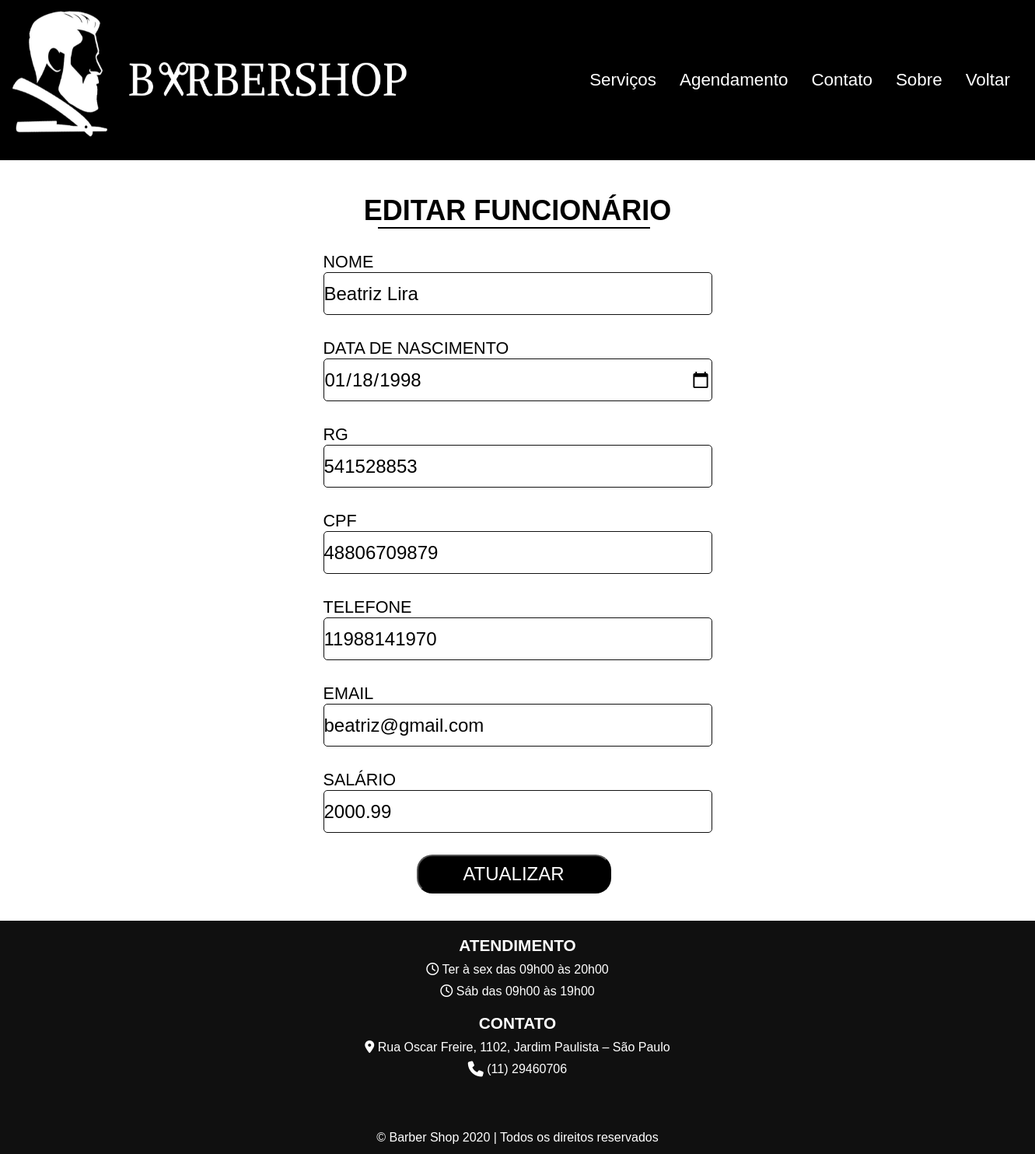
Page /crud/editarfuncionario.php?idFuncionario=10 on the committed database.
### tables this page shows
CREATE TABLE IF NOT EXISTS `tb_funcionario` (
  `idFuncionario` int(11) NOT NULL AUTO_INCREMENT,
  `idProprietario` int(11) NOT NULL,
  `nome` varchar(45) NOT NULL,
  `rg` varchar(10) NOT NULL,
  `cpf` bigint(11) NOT NULL,
  `dataNascimento` date NOT NULL,
  `telefone` bigint(11) NOT NULL,
  `salario` double NOT NULL,
  `email_funcionario` varchar(255) NOT NULL,
  `senha_funcionario` varchar(32) NOT NULL,
  PRIMARY KEY (`idFuncionario`),
  KEY `idProprietarioFK` (`idProprietario`)
);

### crud/editarfuncionario.php (the view, shortened to what this page needs)
<?php
require_once '../crud/conexaoDB.php';
if(isset($_GET['idFuncionario'])){
    $idFuncionario = mysqli_escape_string($conexao, $_GET['idFuncionario']);
    $sql = "SELECT * FROM tb_funcionario WHERE idFuncionario = '$idFuncionario'";
    $result = mysqli_query($conexao, $sql);
    $dados = mysqli_fetch_array($result);
}
?>
<!DOCTYPE html>
<html lang="pt-br">
<head>
    <link rel="stylesheet" href="../css/cadastrologin.css">
</head>
<body>
    <header>
        <a href="../index.php"><img src="../img/banner.png" alt="Barber Shop"></a>
        <nav>
           <ul>
               <a href="../servicos-agendamento/servicos.php"><li>Serviços</li></a>
               <a href="../servicos-agendamento/agendamento.php"><li>Agendamento</li></a>
               <a href="../index.php"><li>Contato</li></a>
               <a href="../index.php"><li>Sobre</li></a>
               <a href="../perfis/perfilproprietario.php"><li>Voltar</li></a>
           </ul>
       </nav>
</header>
<section>
   <form method="POST" action="../crud/update-funcionario.php">
    <h2>Editar Funcionário</h2>
    <hr style="width: 350px; margin-left: 70px"><br>
    <label for="nome">Nome</label><br>
    <input type="text" name="nome" value="<?php echo $dados['nome']; ?>"><br><br>
    <label for="datanasc">Data de Nascimento</label><br>
    <input type="date" name="datanasc" value="<?php echo $dados['dataNascimento']; ?>"><br><br>
    <label for="rg">RG</label><br>
    <input type="text" name="rg" value="<?php echo $dados['rg']; ?>"><br><br>
    <label for="cpf">Cpf</label><br>
    <input type="text" name="cpf" value="<?php echo $dados['cpf']; ?>"><br><br>
    <label for="telefone">Telefone</label><br>
    <input type="text" name="telefone" value="<?php echo $dados['telefone']; ?>"><br><br>
    <label for="email">Email</label><br>
    <input type="email" name="email" value="<?php echo $dados['email_funcionario']; ?>"><br><br>
    <label for="salario">Salário</label><br>
    <input type="text" name="salario" value="<?php echo $dados['salario']; ?>"><br><br>
    <button type="submit" name="btn-atualizar">Atualizar</button>
</form>
</section>
<footer>
    <h2 class="title">Atendimento</h2>
    <ul class="infos">
        <li><i class="far fa-clock"></i> Ter à sex das 09h00 às 20h00 </li>
        <li><i class="far fa-clock"></i>  Sáb das 09h00 às 19h00 </li>
    </ul>
    <h2 class="title">Contato</h2>
    <ul class="infos">
        <li><i class="fas fa-map-marker-alt"></i> Rua Oscar Freire, 1102, Jardim Paulista – São Paulo </li>
        <li><i class="fa fa-phone fa-lg"></i> (11) 29460706 </li>
    </ul>
    <p>© Barber Shop 2020 | Todos os direitos reservados</p>
</footer>
</body>
</html>

### css/cadastrologin.css (style rules this page uses)
* { margin: 0; padding: 0; font-size: 100%; box-sizing: border-box; font-family: 'Montserrat', sans-serif; }
nav, ul { list-style: none; }
a { text-decoration: none; cursor: pointer }
header button, section { display: none }
header { width: 100%; background-color: #000; display: flex; position: absolute; top: 0; left: 0; align-items: center; font-size: 1.4em; justify-content: space-between; }
header a img { height: 200px; width: 750px }
header nav ul { display: flex; margin-left: -3%; }
header nav ul a { padding: 0 15px; color: #fff }
section { display: flex; font-size: 1.5em; margin-top: 250px; flex-direction: column; align-items: center; text-transform: uppercase; }
section form { border-radius: 10px; }
section form h2 { font-size: 1.5em; text-align: center; width: 500px; }
section form label { font-size: 0.9em }
section form input { width: 500px; height: 55px; border-radius: 5px; border: solid 1px #101010 }
section form button { width: 250px; height: 50px; border-radius: 20px; color: #fff; background-color: #000; margin: 0 120px 35px; text-transform: uppercase; }
section form hr { border: solid 1px #000; width: 250px; margin-left: 130px }
footer { width: 100%; height: 300px; background-color: #101010; color: #fff; display: flex; flex-direction: column; align-items: center; }
footer h2 { font-size: 1.3em; text-transform: uppercase; margin-top: 20px }
footer ul { font-size: 1em; text-align: center; }
footer ul li { margin-top: 10px; }
footer p { margin-top: 70px }

### rows in the picture
tb_funcionario: nome "Beatriz Lira", datanasc "01/18/1998", rg "541528853", cpf "48806709879", telefone "11988141970", email "beatriz@gmail.com", salario "2000.99"
